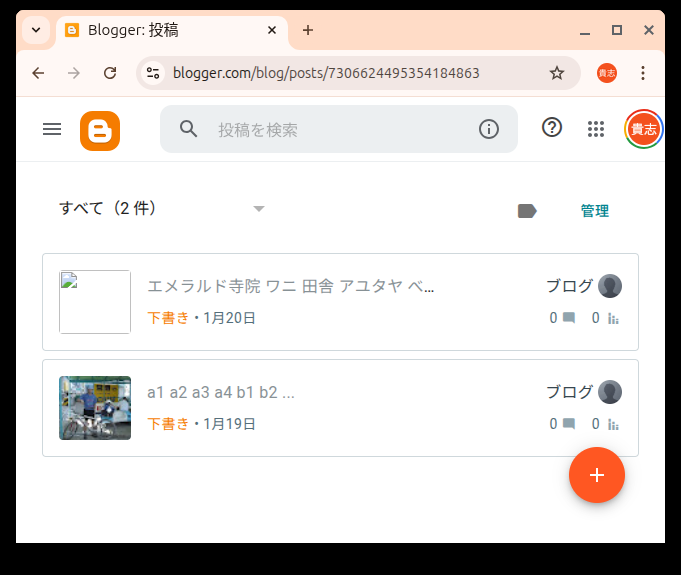
#> input picture Bloger.png, 681 x 575 px
$ python -i image_processor.py   (imports and definitions only)   (older library calls are emulated)
#> lines starting #> are read from the running program, lines starting #| are printed output that depends on the picture
### config.py
# coding: utf-8
import os
import sys
import subprocess
import logging
from logging.handlers import RotatingFileHandler
import database

# --- logging設定 ---
log_formatter = logging.Formatter('%(asctime)s - %(levelname)s - %(message)s')
log_handler = RotatingFileHandler('config.log', maxBytes=10*1024*1024, backupCount=5, encoding='utf-8')
log_handler.setFormatter(log_formatter)

logger = logging.getLogger(__name__)
logger.setLevel(logging.INFO)
logger.addHandler(log_handler)
logger.addHandler(logging.StreamHandler())

SCRIPT_DIR = os.path.dirname(os.path.abspath(__file__))
CONFIG_FILE = os.path.join(SCRIPT_DIR, 'config.ini')

def get_config(section, key, default=None):
    """
    設定値を取得する。
    config.ini ではなく database.py 経由で DB から取得する。
    """
    value = database.get_config_value(section, key)

    if value is not None:
        return value

    # DBに見つからない場合はデフォルト値を返す
    logger.warning(f'[{section}]->[{key}] がDBに見つかりません。デフォルト値 "{default}" を使用します。')
    return default

# [33 lines left out: functions open_file_with_default_app, open_keywords_app, open_config_file, open_folder, not called in this run]

### database.py
# -*- coding: utf-8 -*-
import sqlite3
import os
import shutil
import logging
from logging.handlers import RotatingFileHandler
from datetime import datetime
from pathlib import Path
import configparser

# ロギング設定
logger = logging.getLogger(__name__)
if not logger.handlers:
    # basicConfigは他のロガー設定と競合するため避ける
    log_formatter = logging.Formatter('%(asctime)s - %(levelname)s - %(message)s')
    log_handler = RotatingFileHandler('database.log', maxBytes=10*1024*1024, backupCount=5, encoding='utf-8')
    log_handler.setFormatter(log_formatter)
    logger.setLevel(logging.INFO)
    logger.addHandler(log_handler)
    logger.addHandler(logging.StreamHandler())

# データベースファイルのパス設定
SCRIPT_DIR = Path(__file__).parent.resolve()
DB_FILE = SCRIPT_DIR / 'articles.db'

def get_connection():
    """データベース接続を取得する（Rowファクトリ付き）"""
    # timeoutを設定して、GUIとバックグラウンド処理の競合によるロックエラーを防ぐ(デフォルトは5秒)
    conn = sqlite3.connect(DB_FILE, timeout=30.0)
    conn.row_factory = sqlite3.Row  # カラム名でアクセス可能にする
    return conn

# [43 lines left out: functions backup_db, optimize_db, not called in this run]

def init_db():
    """
    データベースとテーブルの初期化を行う。
    アプリケーション起動時に一度呼び出すことを推奨。
    """
    conn = None
    try:
        conn = get_connection()
        cursor = conn.cursor()

        # articles テーブル作成
        # status: 処理の進行状況（new, keywords_added, uploaded, error など）
        cursor.execute('''
            CREATE TABLE IF NOT EXISTS articles (
                id INTEGER PRIMARY KEY AUTOINCREMENT,
                source_path TEXT NOT NULL UNIQUE,
                title TEXT,
                content TEXT,
                labels TEXT,
                status TEXT NOT NULL DEFAULT 'new',
                blogger_post_id TEXT,
                error_message TEXT,
                created_at TIMESTAMP DEFAULT CURRENT_TIMESTAMP,
                updated_at TIMESTAMP DEFAULT CURRENT_TIMESTAMP
            )
        ''')

        # content_hash カラムが存在しない場合は追加 (マイグレーション)
        try:
            cursor.execute("SELECT content_hash FROM articles LIMIT 1")
        except sqlite3.OperationalError:
            logger.info("articlesテーブルに content_hash カラムを追加します。")
            cursor.execute("ALTER TABLE articles ADD COLUMN content_hash TEXT")
            cursor.execute("CREATE INDEX IF NOT EXISTS idx_articles_content_hash ON articles (content_hash)")

        # images テーブル作成
        # article_id: どの記事に属するか
        # source_path: 元の画像ファイルのパス
        # status: 処理の進行状況 (new, watermarked, uploaded, error など)
        cursor.execute('''
            CREATE TABLE IF NOT EXISTS images (
                id INTEGER PRIMARY KEY AUTOINCREMENT,
                article_id INTEGER NOT NULL,
                source_path TEXT NOT NULL,
                processed_path TEXT,
                status TEXT NOT NULL DEFAULT 'new',
                blogger_url TEXT,
                error_message TEXT,
                created_at TIMESTAMP DEFAULT CURRENT_TIMESTAMP,
                updated_at TIMESTAMP DEFAULT CURRENT_TIMESTAMP,
                FOREIGN KEY (article_id) REFERENCES articles (id) ON DELETE CASCADE
            )
        ''')
        # 複合ユニークインデックス: 同じ記事に同じ画像パスが重複登録されるのを防ぐ
        cursor.execute('CREATE UNIQUE INDEX IF NOT EXISTS idx_images_article_id_source_path ON images (article_id, source_path)')
        # 外部キーで検索することが多いため、インデックスを貼っておく
        cursor.execute('CREATE INDEX IF NOT EXISTS idx_images_article_id ON images (article_id)')

        # configurations テーブル作成 (config.ini の代替)
        cursor.execute('''
            CREATE TABLE IF NOT EXISTS configurations (
                section TEXT NOT NULL,
                key TEXT NOT NULL,
                value TEXT,
                updated_at TIMESTAMP DEFAULT CURRENT_TIMESTAMP,
                PRIMARY KEY (section, key)
            )
        ''')

        # config.ini の内容でデータベースの設定を更新（同期）
        # これにより、config.ini を編集して再起動すれば設定が反映されるようになります
        _migrate_config_ini(conn)

        conn.commit()
        logger.info(f"データベース初期化完了: {DB_FILE}")
    except Exception as e:
        logger.error(f"データベース初期化エラー: {e}", exc_info=True)
        raise
    finally:
        if conn:
            conn.close()

def _migrate_config_ini(conn):
    """config.ini の内容を configurations テーブルに移行する"""
    config_path = SCRIPT_DIR / 'config.ini'
    if not config_path.exists():
        return

    logger.info("config.ini から設定をデータベースに移行します...")
    config = configparser.ConfigParser()
    config.read(config_path, encoding='utf-8')
    cursor = conn.cursor()

    defaults = config.defaults()

    # DEFAULTセクションの処理
    for key, value in defaults.items():
        _insert_config(cursor, 'DEFAULT', key, value)

    # 各セクションの処理
    for section in config.sections():
        for key, value in config.items(section): # itemsはDEFAULTも含むが、上書き保存で対応
            # デフォルト値と同じ場合は、DB容量節約とフォールバック動作のためにスキップする
            # if key in defaults and defaults[key] == value:
            #     continue
            _insert_config(cursor, section, key, value)

# [329 lines left out: functions _insert_config, register_file, check_hash_exists, revive_article, register_image, get_articles_by_status and 10 more, not called in this run]

def get_config_value(section, key, retry=True):
    """
    DBから設定値を取得する。
    指定セクションになければ DEFAULT セクションを探す。
    """
    conn = None
    try:
        conn = get_connection()
        cursor = conn.cursor()

        # 1. 指定セクションから検索
        cursor.execute('SELECT value FROM configurations WHERE section = ? AND key = ?', (section, key.lower()))
        row = cursor.fetchone()
        if row:
            return row['value']

        # 2. DEFAULTセクションから検索
        cursor.execute('SELECT value FROM configurations WHERE section = ? AND key = ?', ('DEFAULT', key.lower()))
        row = cursor.fetchone()
        if row:
            return row['value']

        return None
    except sqlite3.OperationalError:
        # テーブルがない場合は初期化して再試行
        if conn:
            conn.close()
        if retry:
            init_db()
            return get_config_value(section, key, retry=False)
        else:
            raise
    finally:
        try:
            if conn:
                conn.close()
        except Exception:
            pass

# [10 lines left out: function set_config_value, not called in this run]

# [4 lines that do not run on import are left out]

### image_processor.py
# -*- coding: utf-8 -*-
import logging
from logging.handlers import RotatingFileHandler
from pathlib import Path
import concurrent.futures
import os

from PIL import Image, ImageDraw, ImageFont
import piexif

from config import get_config
from utils import ProgressBar
import database

# --- ロギング設定 ---
log_formatter = logging.Formatter('%(asctime)s - %(levelname)s - %(message)s')
log_handler = RotatingFileHandler('image_processor.log', maxBytes=10*1024*1024, backupCount=5, encoding='utf-8')
# [1 line not run here, left out]

logger = logging.getLogger(__name__)
# [2 lines not run here, left out]
stream_handler = logging.StreamHandler()
# [2 lines not run here, left out]

# --- 設定 ---
SCRIPT_DIR = Path(__file__).parent.resolve()
OUTPUT_DIR = SCRIPT_DIR / get_config('IMAGE_PROCESSOR', 'output_dir', './work/processed_images').lstrip('./')
WATERMARK_TEXT = get_config('IMAGE_PROCESSOR', 'watermark_text', '')

SUPPORTED_EXTS = {'.jpg', '.jpeg', '.png', '.gif'}


def ensure_dir(path: Path) -> None:
    """ディレクトリが存在しない場合に作成する"""
    path.mkdir(parents=True, exist_ok=True)


# [77 lines left out: functions add_watermark_to_frame, _prepare_watermark_params, process_single_image, not called in this run]

def _process_wrapper(src, dest):
    """並列処理用のラッパー関数"""
    logger.debug(f"画像処理開始: {src.name}")
    process_single_image(src, dest)
    return src, dest

# [66 lines left out: function run_image_processing_pipeline, not called in this run]

# [2 lines not run here, left out]

>>> import cv2
>>> picture = cv2.imread('Bloger.png', cv2.IMREAD_GRAYSCALE)
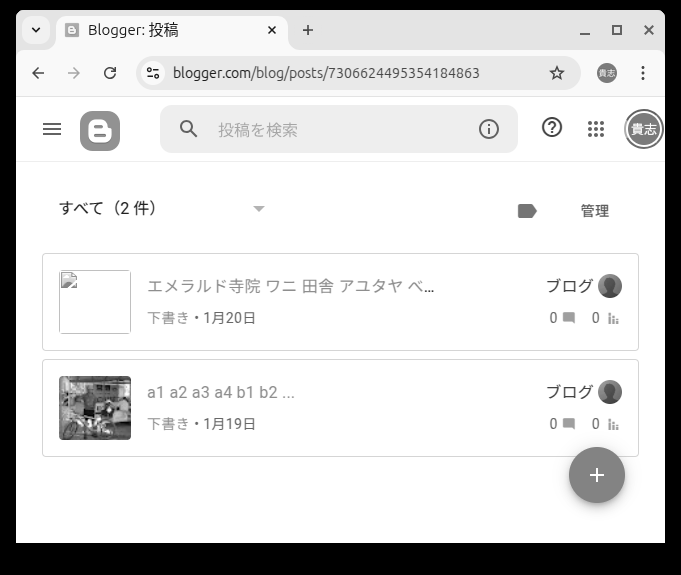
#> picture: shape (575, 681); min 0, max 255, mean 215.9
>>> result = _process_wrapper(picture, 'out.png')
#> (the run stopped early here; a loop or call above may not have finished)
